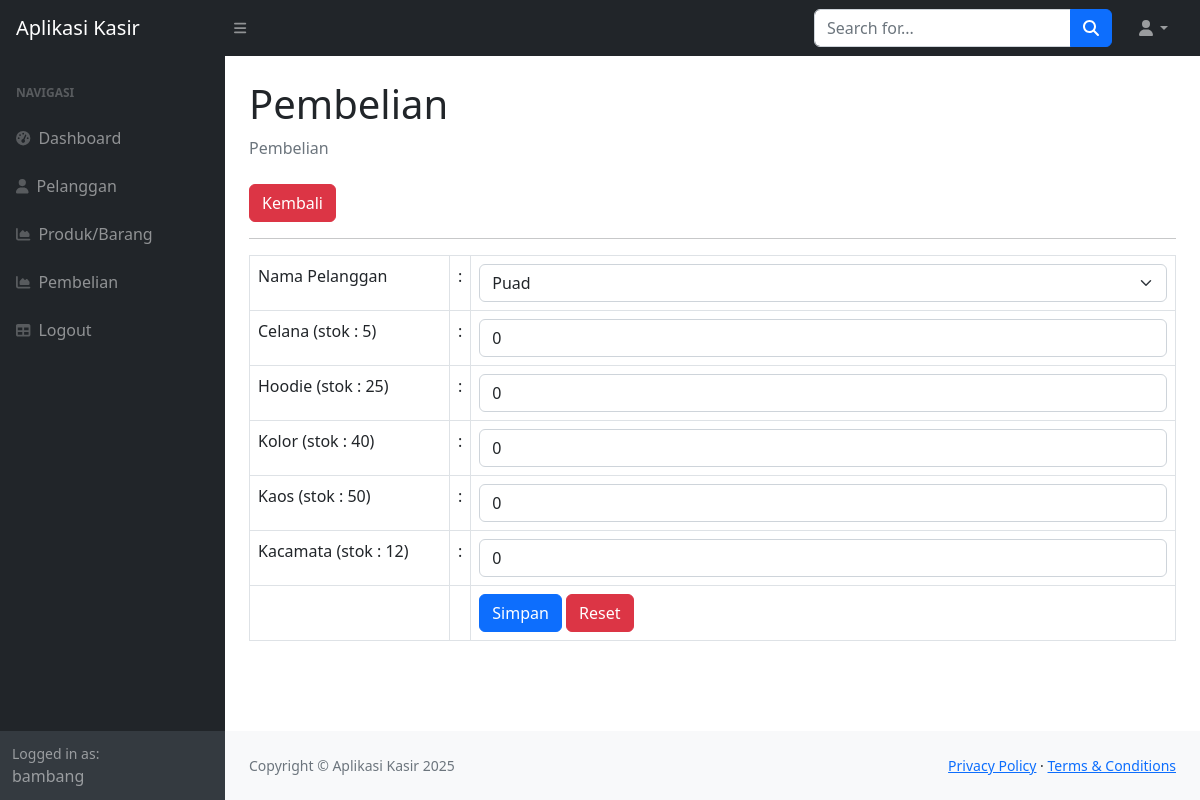
/?page=pembelian_tambah (signed in), run on the app's committed database.
### tables this page shows
CREATE TABLE `produk` (
  `id_produk` int(11) NOT NULL,
  `nama_produk` varchar(255) DEFAULT NULL,
  `harga` int(11) DEFAULT NULL,
  `stok` int(11) DEFAULT NULL
);

### pembelian_tambah.php (the view, shortened to what this page needs)
<div class="container-fluid px-4">
                        <h1 class="mt-4">Pembelian</h1>
                        <ol class="breadcrumb mb-4">
                            <li class="breadcrumb-item active">Pembelian</li>
                        </ol>
                            <a href="?page=pembelian" class="btn btn-danger">Kembali</a>
                            <hr>
                            <form method="POST">
                                <table class="table table-bordered">
                                    <tr>
                                        <td width="200">Nama Pelanggan</td>
                                        <td width="1">:</td>
                                        <td>
                                        <select class="form-control form-select" name="id_pelanggan">
                                            <?php
                                                $p = mysqli_query($koneksi, "SELECT*FROM pelanggan");
                                                while($pel = mysqli_fetch_array($p)){
                                                    ?>
                                                    <option value="<?php echo $pel['id_pelanggan']; ?>"><?php echo $pel['nama_pelanggan']; ?></option>
                                                    <?php
                                                }
                                            ?>
                                        </select>
                                        </td>
                                    </tr>
                                    <?php
                                        $pro = mysqli_query($koneksi, "SELECT*FROM produk");
                                        while($produk = mysqli_fetch_array($pro)){
                                    ?>
                                    <tr>
                                        <td><?php echo $produk['nama_produk'] . ' (stok : '.$produk['stok'].')'; ?></td>
                                        <td>:</td>
                                        <td><input class="form-control" name="produk[<?php echo $produk['id_produk']; ?>]" type="number" value="0" max="<?php echo $produk['stok'] ?>" step="0"></input>
                                        </td>
                                    </tr>
                                    <?php
                                        }
                                        ?>
                                    <tr>
                                        <td></td>
                                        <td></td>
                                        <td>
                                            <button type="submit" class="btn btn-primary">Simpan</button>
                                            <button type="reset" class="btn btn-danger">Reset</button>
                                        </td>
                                    </tr>
                                </table>
                            </form>
                    </div>

### data on the page
produk: nama_produk "Celana", stok "5"
produk: nama_produk "Hoodie", stok "25"
produk: nama_produk "Kolor", stok "40"
produk: nama_produk "Kaos", stok "50"
produk: nama_produk "Kacamata", stok "12"

### other printed values
$_SESSION['user']['nama'] "bambang"
form field id_pelanggan "Puad"
